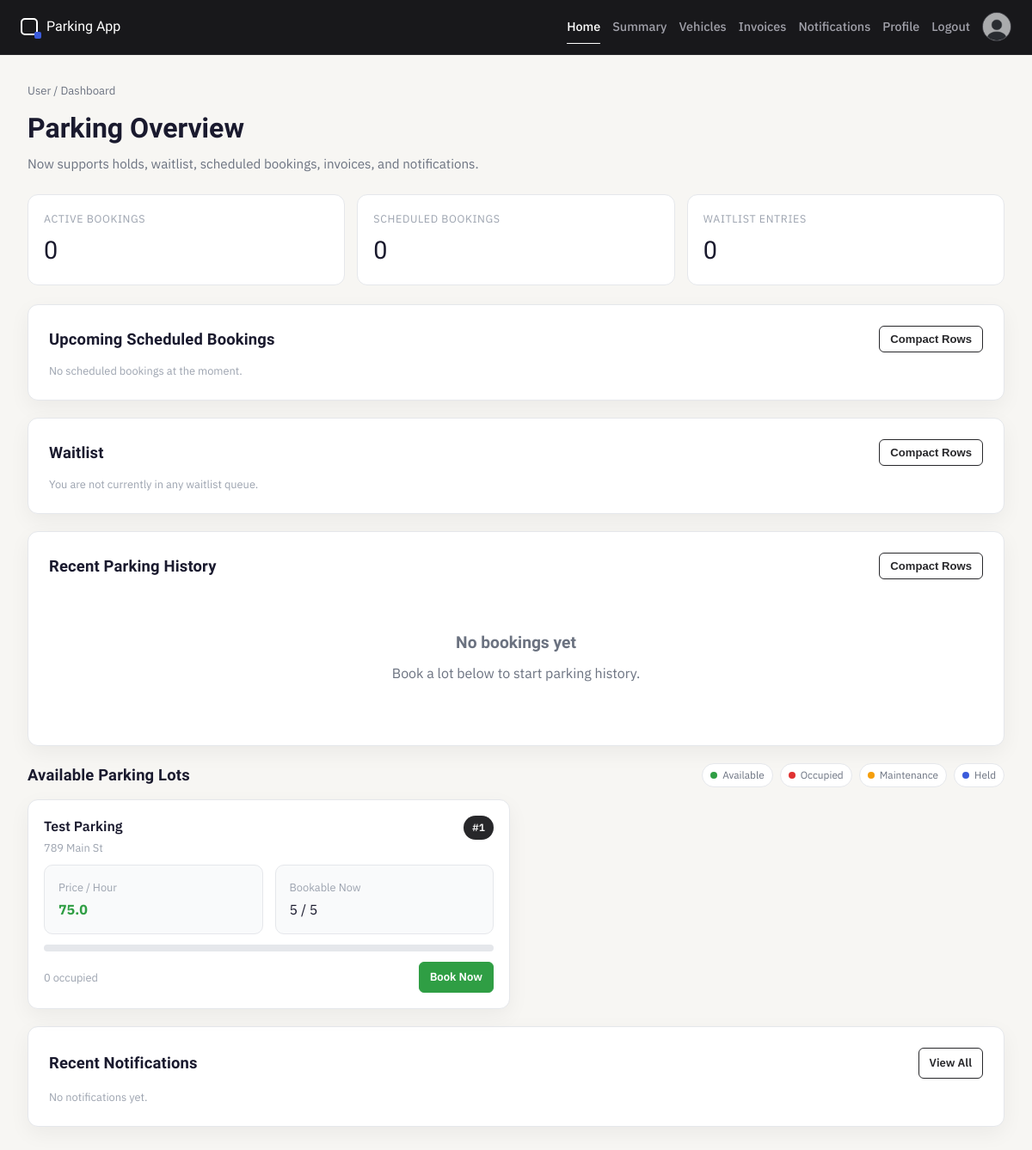
Before: /user/dashboard (signed in) with the older database file.
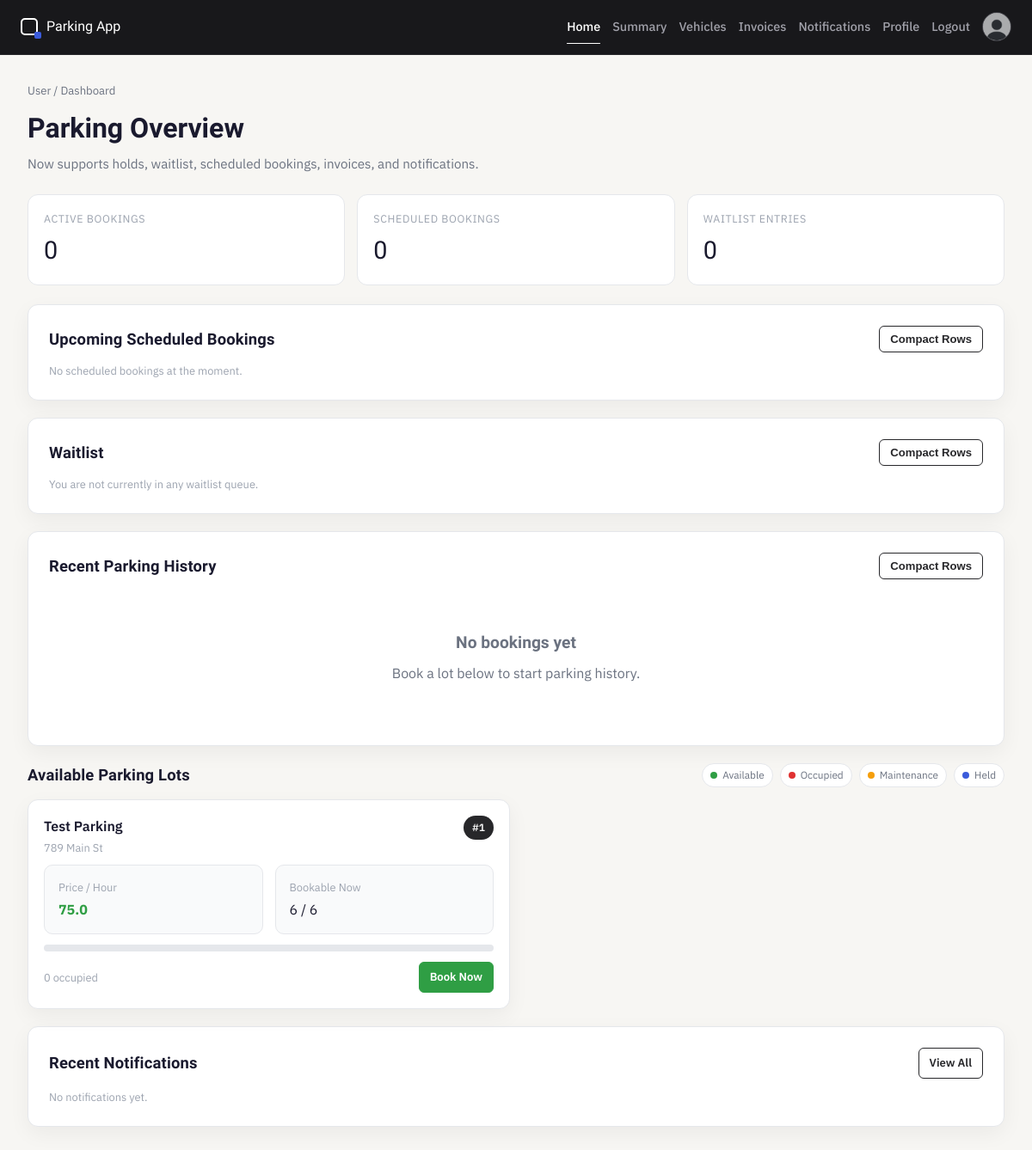
After: the same page with the newer database file.
### models/models.py (models this page shows, shortened)
class ParkingLot(db.Model):
    id = db.Column(db.Integer, primary_key=True)
    owner_id = db.Column(db.Integer, db.ForeignKey('user.id'), nullable=False)
    location_name = db.Column(db.String(100), nullable=False)
    address = db.Column(db.String(200), nullable=False)
    pincode = db.Column(db.String(10), nullable=False)
    price = db.Column(db.Float, nullable=False)
    total_slots = db.Column(db.Integer, nullable=False)
    available_slots = db.Column(db.Integer, nullable=False)
    owner = db.relationship("User")
    spots = db.relationship('ParkingSpot', backref='lot', cascade='all, delete-orphan')

### controllers/dashboard_controller.py (the view)
@dashboard_bp.route('/user/dashboard')
@login_required
def user_dashboard():
    activate_due_scheduled_bookings(limit=10)
    bookings = Booking.query.filter_by(user_id=current_user.id).order_by(Booking.timestamp.desc()).all()
    lots = ParkingLot.query.options(db.joinedload(ParkingLot.spots)).all()
    maintenance_map = get_active_maintenance_map()
    for lot in lots:
        lot.bookable_spots = count_bookable_spots_for_lot(lot.id, current_user.id)
        lot.maintenance_count = sum(1 for spot in lot.spots if spot.id in maintenance_map)
    waitlist_entries = WaitlistEntry.query.filter_by(
        user_id=current_user.id,
        status='waiting',
    ).order_by(WaitlistEntry.created_at.asc()).all()
    scheduled_bookings = ScheduledBooking.query.filter_by(
        user_id=current_user.id,
        status='scheduled',
    ).order_by(ScheduledBooking.requested_start.asc()).all()
    recent_notifications = NotificationLog.query.filter_by(
        user_id=current_user.id,
    ).order_by(NotificationLog.created_at.desc()).limit(5).all()
    return render_template(
        'dashboard_user.html',
        parking_lots=lots,
        bookings=bookings,
        waitlist_entries=waitlist_entries,
        scheduled_bookings=scheduled_bookings,
        recent_notifications=recent_notifications,
    )

### controllers/auth_controller.py (called while the page is built)
@login_manager.user_loader
def load_user(user_id):
    return User.query.get(int(user_id))

### services/parking_features.py (called while the page is built)
def utcnow() -> datetime:
    return datetime.utcnow()

def cleanup_expired_spot_holds() -> int:
    now = utcnow()
    expired = SpotHold.query.filter(
        SpotHold.status == 'active',
        SpotHold.expires_at < now,
    ).all()
    for hold in expired:
        hold.status = 'expired'
    if expired:
        db.session.flush()
    return len(expired)

def get_active_maintenance_map(lot_id: Optional[int] = None):
    now = utcnow()
    query = SpotMaintenanceWindow.query.filter(
        SpotMaintenanceWindow.is_active.is_(True),
        or_(
            SpotMaintenanceWindow.ends_at.is_(None),
            SpotMaintenanceWindow.ends_at > now,
        ),
    )
    if lot_id is not None:
        query = query.filter(SpotMaintenanceWindow.lot_id == lot_id)
    return {item.spot_id: item for item in query.all()}

### templates/dashboard_user.html (shortened to what the changed rows need)
{% extends "base.html" %}
{% block content %}
<div class="page-shell">
  <div class="content-wrap">
    <header class="page-header">
      <h1 class="page-title">Parking Overview</h1>
    </header>
    <section class="card" style="margin-bottom: 20px;">
      <div class="table-toolbar">
        <h2 class="section-title">Upcoming Scheduled Bookings</h2>
      </div>
    </section>
    <section class="card" style="margin-bottom: 20px;">
      <div class="table-toolbar">
        <h2 class="section-title">Waitlist</h2>
      </div>
    </section>
    <section class="card" style="margin-bottom: 20px;">
      <div class="table-toolbar">
        <h2 class="section-title">Recent Parking History</h2>
      </div>
      {% if bookings %}
      <div class="table-wrap" id="historyTableWrap">
        <table class="ops-table">
          <thead>
            <tr>
              <th>ID</th>
              <th>Location</th>
              <th>Vehicle</th>
              <th>Timestamp</th>
              <th>Status</th>
              <th>Action</th>
            </tr>
          </thead>
          <tbody>
            {% for booking in bookings %}
            <tr>
              <td><span class="id-pill">#{{ booking.id }}</span></td>
              <td>{{ booking.parking_lot.location_name }}</td>
              <td>{{ booking.vehicle_no }}</td>
              <td>{{ booking.timestamp.strftime('%Y-%m-%d %H:%M') }}</td>
              <td>
                {% if booking.status == 'active' %}
                <span class="badge badge-success">Active</span>
                {% else %}
                <span class="badge badge-neutral">Released</span>
                {% endif %}
              </td>
              <td>
                <div class="row-actions-inline">
                  {% if booking.status == 'active' %}
                  <a href="{{ url_for('user.release_booking', booking_id=booking.id) }}" class="btn btn-danger btn-sm">Release</a>
                  {% else %}
                  <button class="btn btn-secondary btn-sm" disabled>Released</button>
                  {% endif %}
                </div>
              </td>
            </tr>
            {% endfor %}
          </tbody>
        </table>
      </div>
      {% else %}
      <div class="empty-state">
        <h2>No bookings yet</h2>
      </div>
      {% endif %}
    </section>
    <section>
      <div class="page-actions" style="margin-top: 0; margin-bottom: 14px;">
        <h2 class="section-title">Available Parking Lots</h2>
      </div>
      <div class="simple-grid two" style="margin-bottom: 20px;">
        {% for lot in parking_lots %}
        {% set available_count = lot.bookable_spots %}
        {% set occupied_count = lot.total_slots - available_count %}
        {% set occupied_pct = ((occupied_count / lot.total_slots) * 100) if lot.total_slots > 0 else 0 %}
        <article class="card" style="padding: 18px;">
          <div style="display: flex; justify-content: space-between; align-items: start; gap: 10px; margin-bottom: 10px;">
            <div>
              <div style="font-weight: 600; margin-bottom: 4px;">{{ lot.location_name }}</div>
              <div class="notice">{{ lot.address }}</div>
            </div>
            <span class="id-pill">#{{ lot.id }}</span>
          </div>
          <div class="simple-grid two" style="margin-bottom: 12px;">
            <div class="card-muted">
              <div class="notice" style="margin-bottom: 4px;">Price / Hour</div>
              <div class="price">{{ lot.price }}</div>
            </div>
            <div class="card-muted">
              <div class="notice" style="margin-bottom: 4px;">Bookable Now</div>
              <div>{{ available_count }} / {{ lot.total_slots }}</div>
            </div>
          </div>
          <div style="margin-bottom: 12px;">
            <div class="occupancy-track" style="max-width: 100%;">
            </div>
          </div>
          <div style="display: flex; justify-content: space-between; align-items: center; gap: 10px;">
            <span class="notice">{{ occupied_count }} occupied</span>
            <a href="{{ url_for('user.book_parking_lot', lot_id=lot.id) }}" class="btn {% if available_count > 0 %}btn-success{% else %}btn-secondary{% endif %} btn-sm">
              {% if available_count > 0 %}Book Now{% else %}Join Waitlist{% endif %}
            </a>
          </div>
        </article>
        {% else %}
        <div class="card empty-state" style="grid-column: 1 / -1;">
          <h2>No lots available</h2>
          <p>Check back later for open lots.</p>
        </div>
        {% endfor %}
      </div>
    </section>
    <section class="card">
      <div class="page-actions" style="margin-top: 0; margin-bottom: 12px;">
        <h2 class="section-title">Recent Notifications</h2>
      </div>
    </section>
  </div>
</div>
{% endblock %}

Changed rows visible on the page:
changed ParkingLot "Test Parking": available_count "5" → "6"; total_slots "5" → "6"
